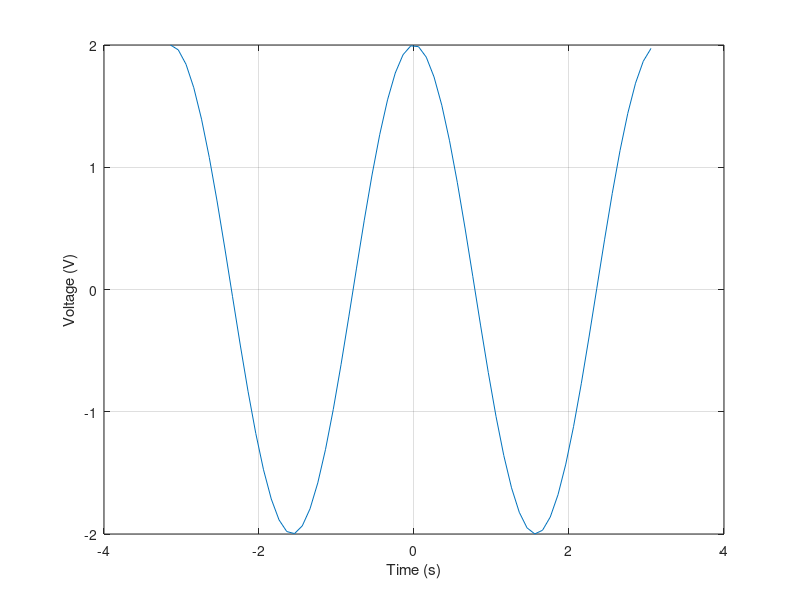

Source code (MATLAB):
A = 2;
omega = 2;
t = [-pi : 0.1 : pi];
y = A*cos(omega*t);
plot(t,y)
xlabel('Time (s)')
ylabel('Voltage (V)')
grid on
